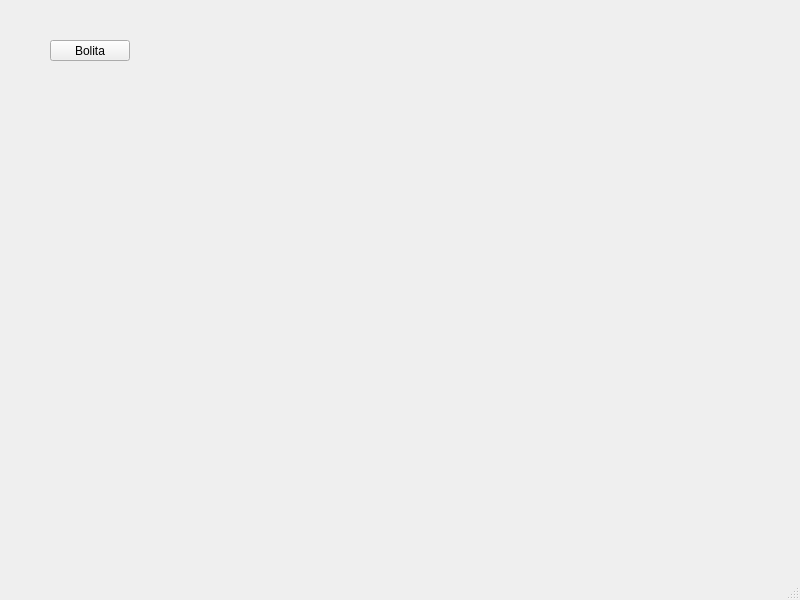
<?xml version="1.0" encoding="UTF-8"?>
<ui version="4.0">
 <class>MainWindow</class>
 <widget class="QMainWindow" name="MainWindow">
  <property name="geometry">
   <rect>
    <x>0</x>
    <y>0</y>
    <width>800</width>
    <height>600</height>
   </rect>
  </property>
  <property name="windowTitle">
   <string>MainWindow</string>
  </property>
  <widget class="QWidget" name="centralwidget">
   <widget class="QPushButton" name="Bolita">
    <property name="geometry">
     <rect>
      <x>50</x>
      <y>40</y>
      <width>80</width>
      <height>21</height>
     </rect>
    </property>
    <property name="text">
     <string>Bolita</string>
    </property>
   </widget>
  </widget>
  <widget class="QMenuBar" name="menubar">
   <property name="geometry">
    <rect>
     <x>0</x>
     <y>0</y>
     <width>800</width>
     <height>20</height>
    </rect>
   </property>
  </widget>
  <widget class="QStatusBar" name="statusbar"/>
 </widget>
 <resources/>
 <connections/>
</ui>
